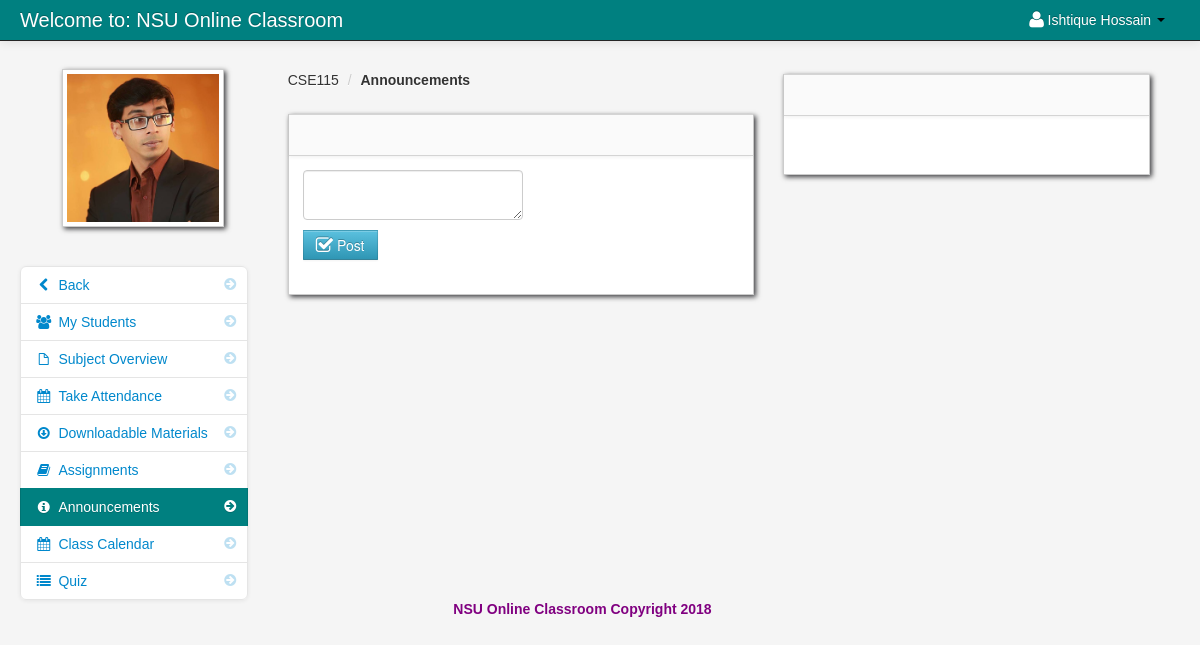
Page /announcements.php (signed in) on the earlier database version.
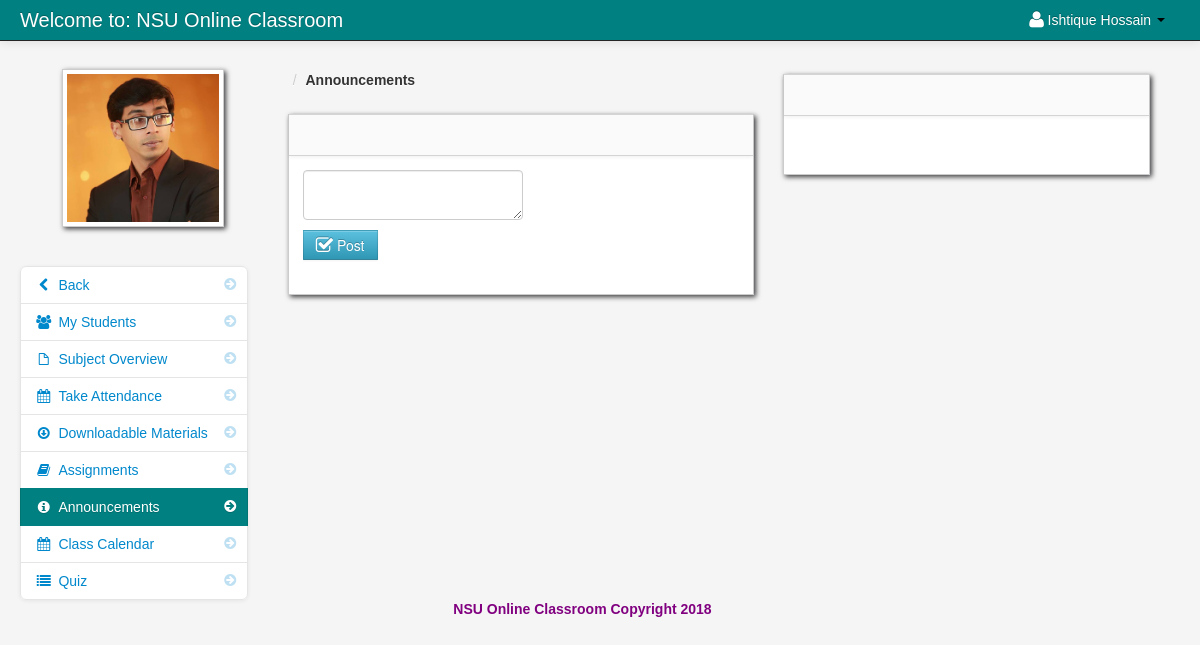
Same page on the later database version.
### tables this page shows
CREATE TABLE `teacher_class` (
  `teacher_class_id` int(11) NOT NULL,
  `teacher_id` int(11) NOT NULL,
  `class_id` int(11) NOT NULL,
  `semester` varchar(100) NOT NULL,
  `thumbnails` varchar(100) NOT NULL,
  `school_year` varchar(100) NOT NULL,
  `class_title` varchar(100) NOT NULL,
  `description` longtext NOT NULL,
  `Credit` int(11) NOT NULL,
  `Pre_req` varchar(100) NOT NULL
);

CREATE TABLE `class` (
  `class_id` int(11) NOT NULL,
  `class_name` varchar(100) NOT NULL
);

### announcements.php (the view, shortened to what this page needs)
<?php include('header_dashboard.php'); ?>
<?php $get_id = $_GET['id']; ?>
    <body>
		<?php include('navbar_teacher.php'); ?>
        <div class="container-fluid">
            <div class="row-fluid">
				<?php include('annoucement_link.php'); ?>
                <div class="span5" id="content">
                     <div class="row-fluid">
										<?php $class_query = mysql_query("select * from teacher_class
										LEFT JOIN class ON class.class_id = teacher_class.class_id
										where teacher_class_id = '$get_id'")or die(mysql_error());
										$class_row = mysql_fetch_array($class_query);
										?>
					     <ul class="breadcrumb">
							<li><a href="#"><?php echo $class_row['class_name']; ?></a> <span class="divider">/</span></li>
							<li><a href="#"><b>Announcements</b></a></li>
						</ul>
                        <div id="block_bg" class="block">
                            <div class="navbar navbar-inner block-header">
                            </div>
                            <div class="block-content collapse in">
                                <div class="span12">
								<form method="post">
								<textarea name="content" id="ckeditor_full"></textarea>
								<br>
								<button name="post" class="btn btn-info"><i class="icon-check icon-large"></i> Post</button>
								</form>
                                </div>
                            </div>
                        </div>
                    </div>
                </div>
				<div class="span4 row-fluid">
                        <div id="block_bg" class="block">
                            <div class="navbar navbar-inner block-header">
                            </div>
                            <div class="block-content collapse in">
                                <div class="span12">
                                </div>
                            </div>
                        </div>
                    </div>
                </div>
            </div>
		<?php include('footer.php'); ?>
		<?php include('script.php'); ?>
    </body>
</html>

Differences in the rows shown:
removed teacher_class: class.class_name "CSE115"
